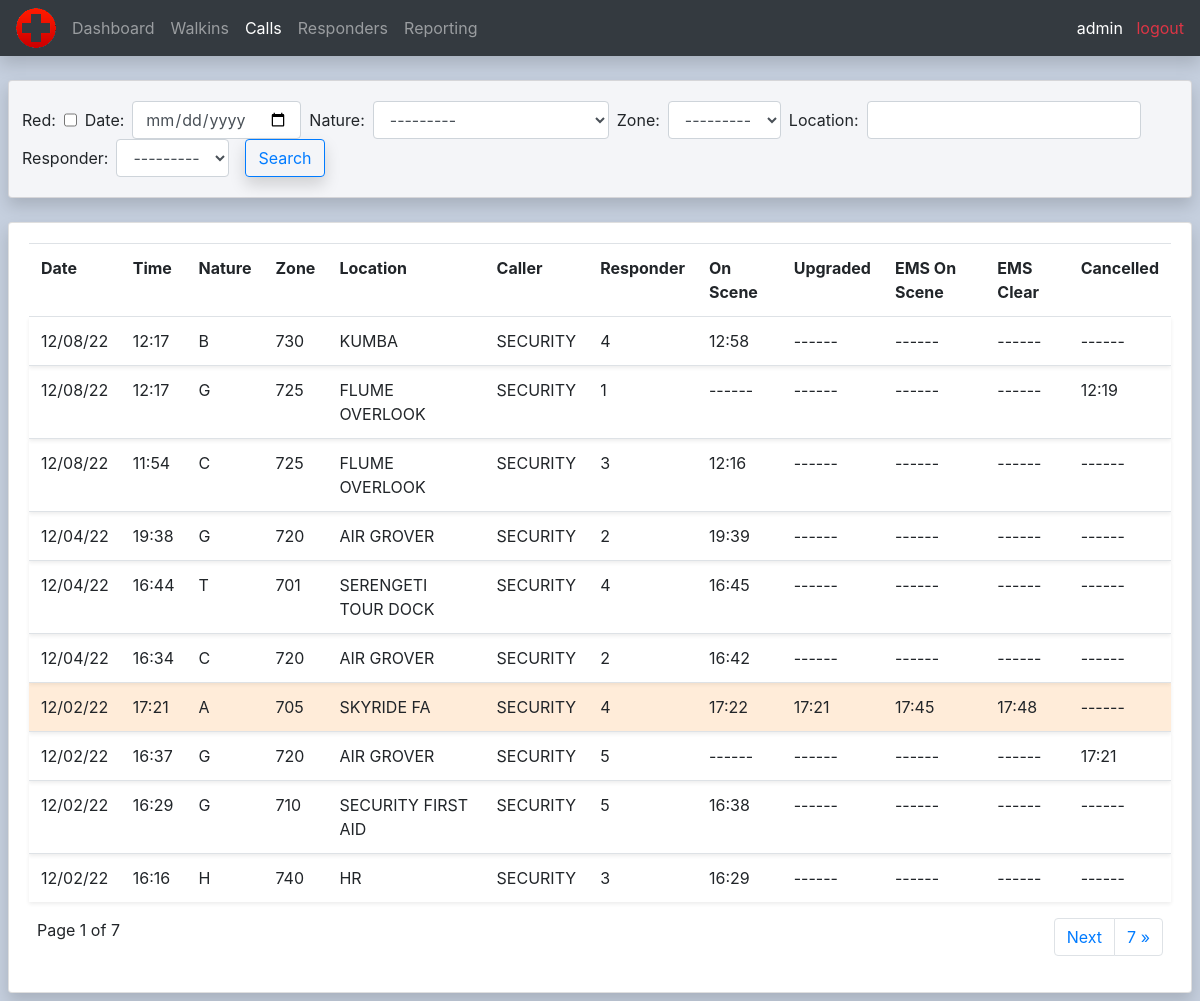
The app's page /calls/ (signed in), older data.
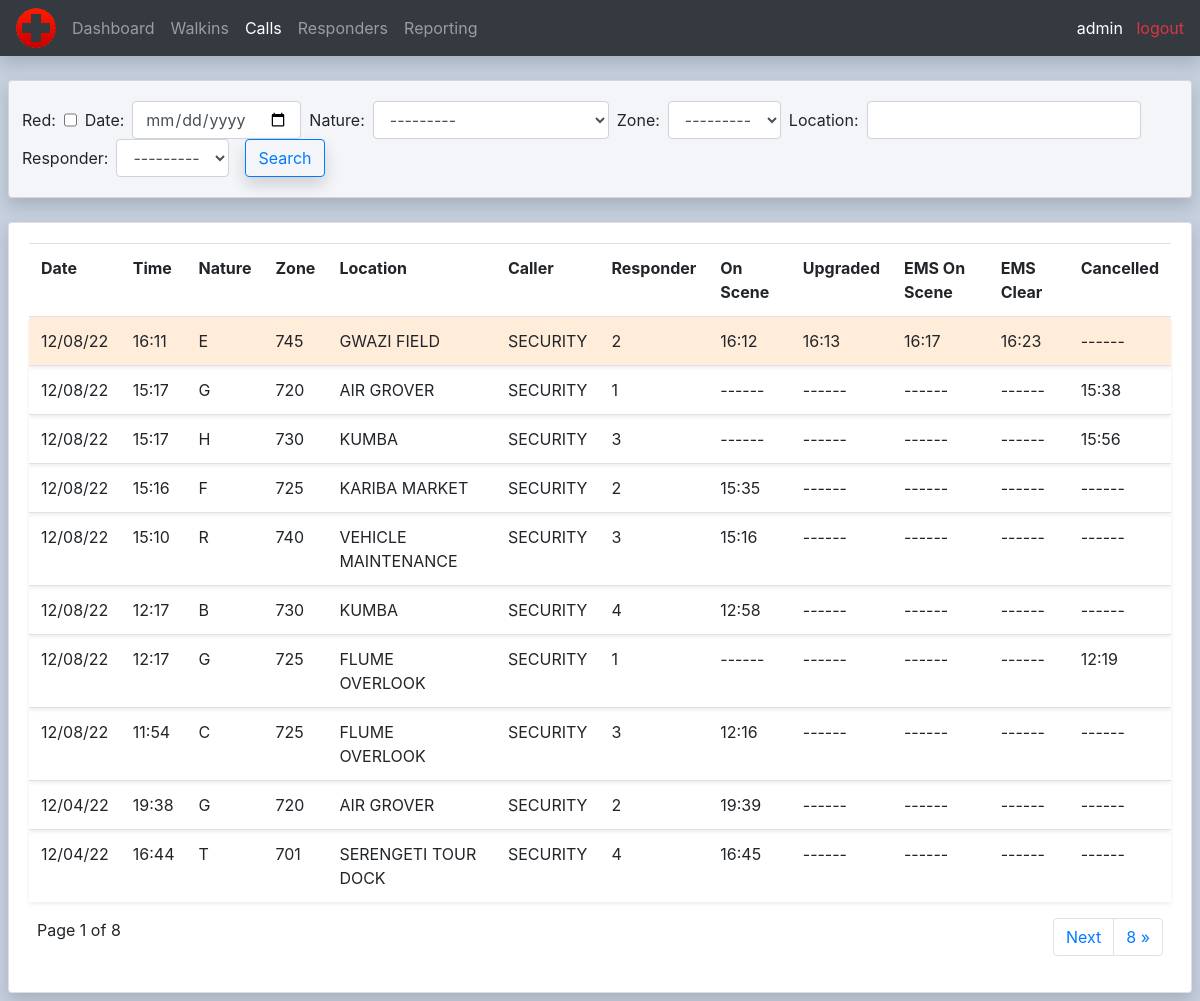
The same page, newer data.
### calls/models.py (models this page shows, shortened)
class Call(models.Model):
    CALL_TYPES = (
        ('A', 'A - ALLERGIC REACTION'),
        ('B', 'B - BITE/STING'),
        ('C', 'C - CARDIAC'),
        ('E', 'E - EXPOSURE'),
        ('F', 'F - FAINT'),
        ('G', 'G - GUEST ASSISTANCE'),
        ('H', 'H - HEAT RELATED'),
        ('I', 'I - ILLNESS'),
        ('R', 'R - RESPIRATORY'),
        ('T', 'T - TRAUMA'),
        ('U', 'U - UNKNOWN'),
        ('X', 'X - SEIZURE')
    )
    ZONES = (
        ('701', '701'),
        ('705', '705'),
        ('710', '710'),
        ('720', '720'),
        ('725', '725'),
        ('730', '730'),
        ('740', '740'),
        ('745', '745'),
    )
    datetime = models.DateTimeField(auto_now_add=True, null=True)
    nature = models.CharField(max_length=100, null=True, choices=CALL_TYPES)
    responder = models.ForeignKey(Responder, on_delete=models.SET_NULL, null=True)
    red = models.BooleanField(default=False, blank=True, null=True)
    zone = models.CharField(max_length=100, choices=ZONES, default='701', null=True)
    location = models.CharField(max_length=100, null=True)
    caller = models.CharField(max_length=100,default="SECURITY", null=True)
    on_scene_time = models.TimeField(default=None, blank=True, null=True)
    upgrade_time = models.TimeField(default=None, blank=True, null=True)
    ems_on_scene_time = models.TimeField(default=None, blank=True, null=True)
    ems_clear_scene_time = models.TimeField(default=None, blank=True, null=True)
    cancel_time = models.TimeField(default=None, blank=True, null=True)

### calls/decorators.py (the view)
        def wrapper_func(request, *args, **kwargs):
            group = None
            if request.user.groups.exists():
                group = request.user.groups.all()[0].name
            if group in allowed_roles:
                return view_func(request, *args, **kwargs)
            else:
                return HttpResponse('You are not authorized to view this page')

### calls/models.py (called while the page is built)
    def __str__(self):
        return self.firstname

### calls/views.py (called while the page is built)
@login_required(login_url='login')
@allowed_users(allowed_roles=['Admin', 'Supervisors'])
def allCalls(request):
    calls = Call.objects.all().order_by('-datetime').values()
    callFilter = CallFilter(request.GET, queryset=calls)
    calls = callFilter.qs
    paginator = Paginator(calls, 10)
    page_number = request.GET.get('page')
    page_obj = Paginator.get_page(paginator, page_number)
    context = {
            'calls': calls,
            'callFilter': callFilter,
            'page_obj': page_obj,
            }
    return render(request, 'calls/all_calls.html', context)

### calls/templates/calls/all_calls.html (shortened to what this page needs)
{%  extends 'calls/main.html' %}
{% block content %}
<br>
<div class="row">
	<div class="col-md">
		<div class="card card-body ml-2 mr-2 gray shadow">
			<div class="row">
				<form method="get" class="form-inline ml-2" id="call-filter-form">
					{{ callFilter.form }}
					<button class="btn btn-outline-primary ml-2 shadow" type="submit">Search</button>
				</form>
			</div>
		</div>
		<br>
		<div class="card card-body ml-2 mr-2 mb-2 shadow">
			<table class="table">
				<tr>
					<th>Date</th>
					<th>Time</th>
					<th>Nature</th>
					<th>Zone</th>
                    <th>Location</th>
                    <th>Caller</th>
                    <th>Responder</th>
					<th>On Scene</th>
                    <th>Upgraded</th>
                    <th>EMS On Scene</th>
                    <th>EMS Clear</th>
					<th>Cancelled</th>
				</tr>
				{% for call in page_obj %}
					<tr class="shadow-sm {% if call.upgrade_time %}orange-less{% endif %}">
						<td>{{ call.datetime|date:"m/d/y" }}</td>
						<td>{{ call.datetime|time:"G:i" }}</td>
						<td>{{ call.nature }}</td>
						<td>{{ call.zone }}</td>
                        <td>{{ call.location }}</td>
                        <td>{{ call.caller }}</td>
						<td>{{ call.responder_id }}</td>
						<td>{% if call.on_scene_time %}{{ call.on_scene_time|time:"G:i" }}{% else %}------{% endif %}</td>
                        <td>{% if call.upgrade_time %}{{ call.upgrade_time|time:"G:i" }}{% else %}------{% endif %}</td>
                        <td>{% if call.ems_on_scene_time %}{{ call.ems_on_scene_time|time:"G:i" }}{% else %}------{% endif %}</td>
                        <td>{% if call.ems_clear_scene_time %}{{ call.ems_clear_scene_time|time:"G:i" }}{% else %}------{% endif %}</td>
						<td>{% if call.cancel_time %}{{ call.cancel_time|time:"G:i" }}{% else %}------{% endif %}</td>
					</tr>
				{% endfor %}
			</table>
			<div class="row ml-2 mr-2">
				<p>Page {{ page_obj.number }} of {{ page_obj.paginator.num_pages}}</p>
				<ul class="pagination align-right float-right ml-auto">
					{% if page_obj.has_next %}
					<li class="page-item"> <a class="page-link" href="?page={{ page_obj.next_page_number }}">Next</a></li>
					<li class="page-item"> <a class="page-link" href="?page={{ page_obj.paginator.num_pages }}">{{ page_obj.paginator.num_pages}} &raquo;</a></li>
					{% endif %}
				</ul>
			</div>
		</div>
	</div>
</div>
{% endblock content %}

Row changes from the older to the newer data that the page shows:
no longer on this page (row unchanged): Call: datetime "12/04/22", datetime "16:34", nature "C", zone "720", location "AIR GROVER", caller "SECURITY", responder_id "2", on_scene_time "16:42"
no longer on this page (row unchanged): Call: datetime "12/02/22", datetime "17:21", nature "A", zone "705", location "SKYRIDE FA", caller "SECURITY", responder_id "4", on_scene_time "17:22", upgrade_time "17:21", ems_on_scene_time "17:45", ems_clear_scene_time "17:48"
no longer on this page (row unchanged): Call: datetime "12/02/22", datetime "16:37", nature "G", zone "720", location "AIR GROVER", caller "SECURITY", responder_id "5", cancel_time "17:21"
no longer on this page (row unchanged): Call: datetime "12/02/22", datetime "16:29", nature "G", zone "710", location "SECURITY FIRST AID", caller "SECURITY", responder_id "5", on_scene_time "16:38"
no longer on this page (row unchanged): Call: datetime "12/02/22", datetime "16:16", nature "H", zone "740", location "HR", caller "SECURITY", responder_id "3", on_scene_time "16:29"
added Call: datetime "12/08/22", datetime "16:11", nature "E", zone "745", location "GWAZI FIELD", caller "SECURITY", responder_id "2", on_scene_time "16:12", upgrade_time "16:13", ems_on_scene_time "16:17", ems_clear_scene_time "16:23"
added Call: datetime "12/08/22", datetime "15:17", nature "G", zone "720", location "AIR GROVER", caller "SECURITY", responder_id "1", cancel_time "15:38"
added Call: datetime "12/08/22", datetime "15:17", nature "H", zone "730", location "KUMBA", caller "SECURITY", responder_id "3", cancel_time "15:56"
added Call: datetime "12/08/22", datetime "15:16", nature "F", zone "725", location "KARIBA MARKET", caller "SECURITY", responder_id "2", on_scene_time "15:35"
added Call: datetime "12/08/22", datetime "15:10", nature "R", zone "740", location "VEHICLE MAINTENANCE", caller "SECURITY", responder_id "3", on_scene_time "15:16"
Text that changed along with them:
{{ page_obj.paginator.num_pages }}: "7" → "8"
